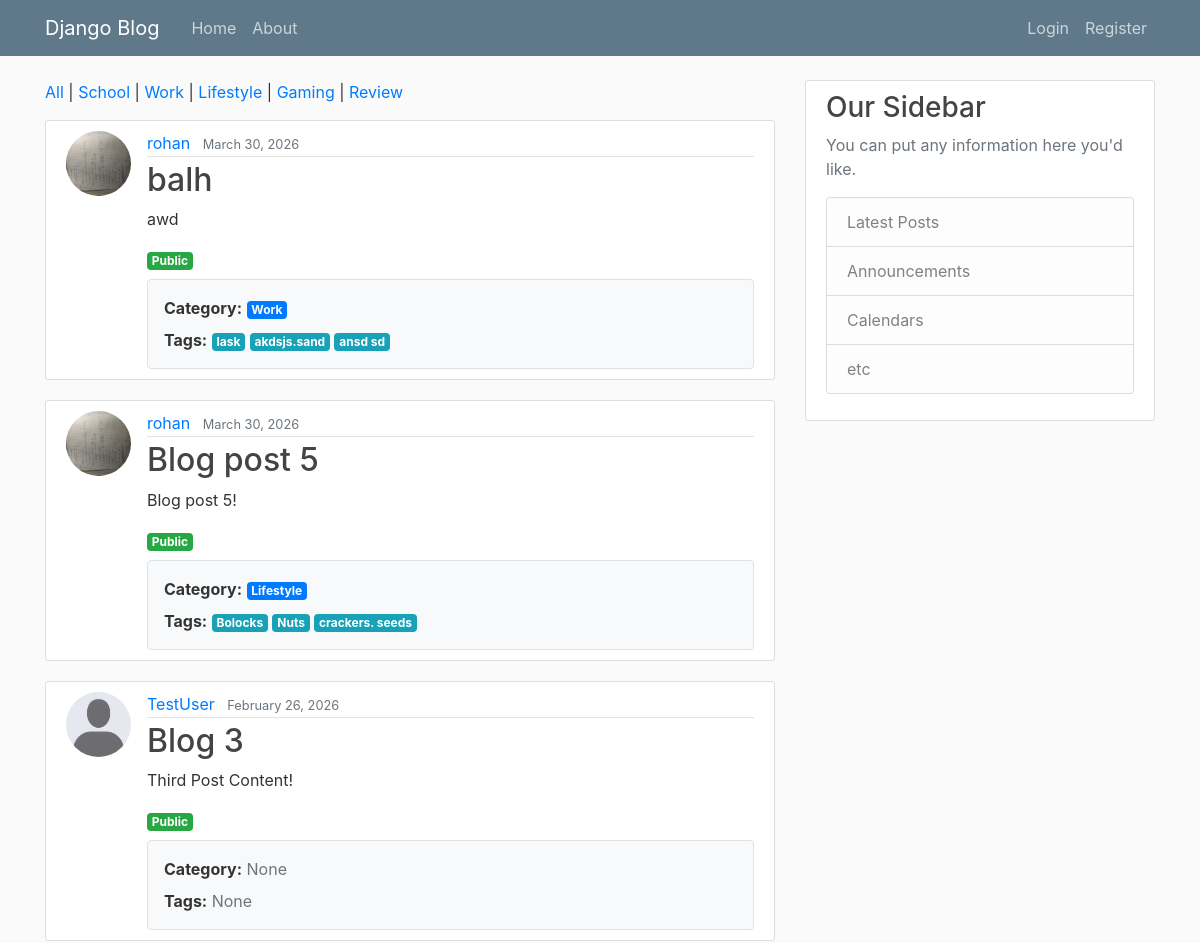
The app's page / (upper part), older data.
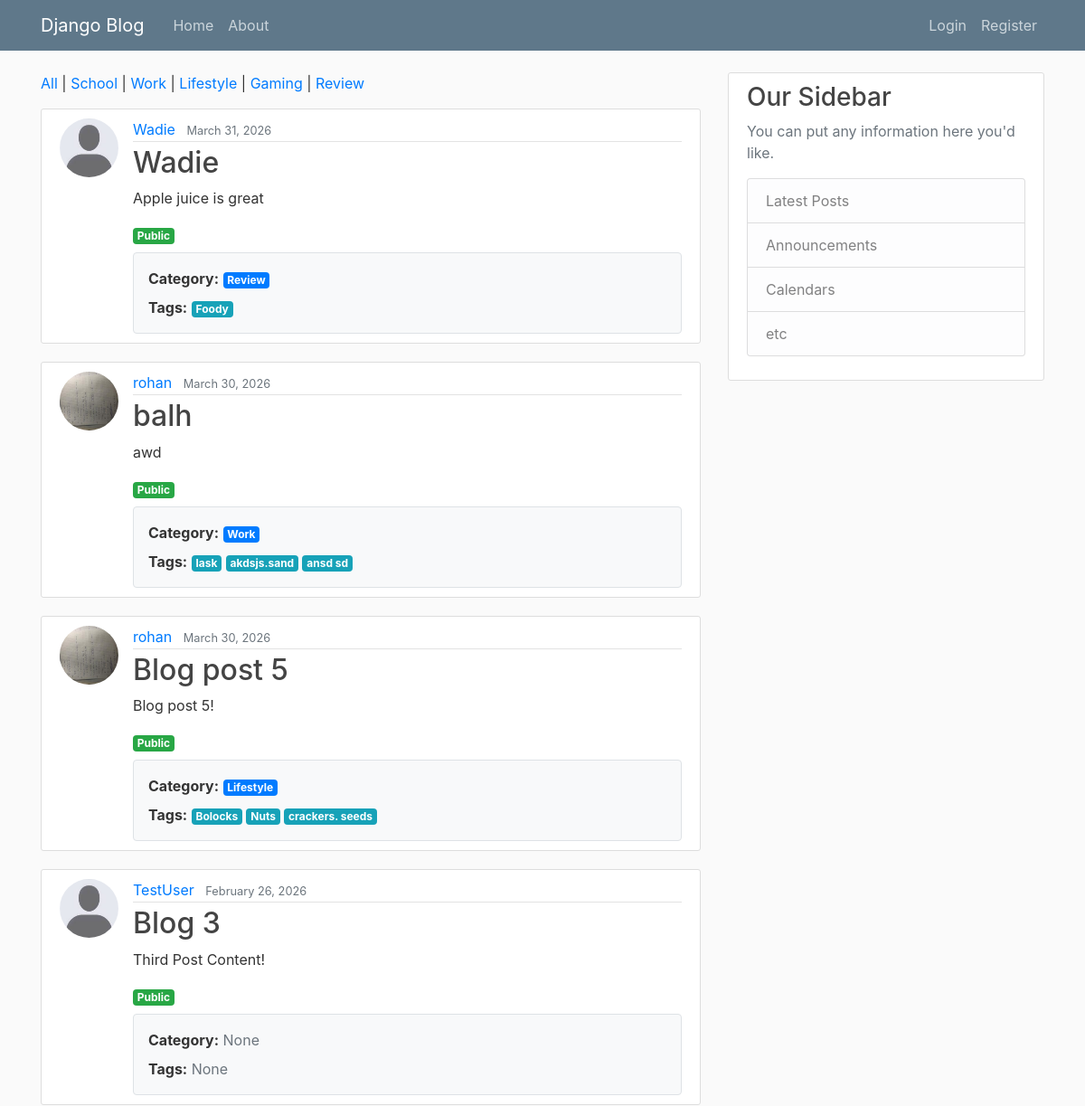
The same page, newer data.
### blog/models.py (models this page shows, shortened)
class Category(models.Model):
    name = models.CharField(max_length=50, unique=True) # Name of the category (e.g. School)
    slug = models.SlugField(unique=True, blank=True) # (slugs ensuring that special characters in categories or tags do not break the website's URL structure) URL-friendly version of the name

class Post(models.Model):
    title = models.CharField(max_length=100) # title character field attributes
    content = models.TextField() # unrestricted text
    date_posted = models.DateTimeField(default=timezone.now) # sets the date of the post, though is changeable
    author = models.ForeignKey(User, on_delete=models.CASCADE) # One-to-many relationship, one user, many posts. If a user is deleted then all posts are deleted
    is_private = models.BooleanField(default=False)  # private post flag
    category = models.ForeignKey(
        Category,
        on_delete=models.SET_NULL,
        null=True,
        blank=True,
        related_name='posts'
    )
    tags = models.ManyToManyField(
        Tag,
        blank=True,
        related_name='posts'
    )

class Tag(models.Model):
    name = models.CharField(max_length=30, unique=True) # Tag name entered by user
    slug = models.SlugField(unique=True, blank=True) # Clean URL version

### users/models.py (models this page shows, shortened)
class Profile(models.Model):
    user = models.OneToOneField(User, on_delete=models.CASCADE)
    image = models.ImageField(default='profile_pics/default.jpg', upload_to='profile_pics')
    about_me = models.TextField(blank=True, default='')  # short bio box

### blog/views.py (the view)
# urls.py: path('', PostListView.as_view(), name='blog-home'),
class PostListView(ListView):
    model = Post
    template_name = 'blog/home.html'  # <app>/<model>_<viewtype>.html
    context_object_name = 'posts'
    ordering = ['-date_posted']
    def get_queryset(self):
        queryset = super().get_queryset()
        if self.request.user.is_authenticated:
            from django.db.models import Q
            queryset = queryset.filter(Q(is_private=False) | Q(author=self.request.user))
        else:
            queryset = queryset.filter(is_private=False)
        category = self.request.GET.get('category')
        tag = self.request.GET.get('tag')
        if category:
            queryset = queryset.filter(category__slug=category)
        if tag:
            queryset = queryset.filter(tags__slug=tag)
        return queryset
    def get_context_data(self, **kwargs):
        context = super().get_context_data(**kwargs)
        context['categories'] = Category.objects.all()
        return context

### blog/templates/blog/home.html
{% extends "base/base.html" %}
{% block content %}
<div class="mb-3">
  <a href="{% url 'blog-home' %}">All</a>
  {% for category in categories %}
    | <a href="?category={{ category.slug }}">{{ category.name }}</a>
  {% endfor %}
</div>
{% for post in posts %}
<article class="media content-section">
    <img class="rounded-circle article-img" src="{{ post.author.profile.image.url }}">
    <div class="media-body">
        <div class="article-metadata">
            <a class="mr-2" href="{% url 'public-profile' post.author.username %}">{{ post.author.username }}</a>
            <small class="text-muted">{{ post.date_posted|date:"F d, Y" }}</small>
        </div>
        <h2>
            <a class="article-title" href="{% url 'post-detail' post.id %}">{{ post.title }}</a>
        </h2>
        <p class="article-content">{{ post.content }}</p>
        <p class="mb-2">
            {% if post.is_private %}
                <span class="badge badge-secondary">Private</span>
            {% else %}
                <span class="badge badge-success">Public</span>
            {% endif %}
        </p>
        <div class="border rounded p-3 mt-2 bg-light">
            <p class="mb-2">
                <strong>Category:</strong>
                {% if post.category %}
                    <span class="badge badge-primary">{{ post.category.name }}</span>
                {% else %}
                    <span class="text-muted">None</span>
                {% endif %}
            </p>
            <p class="mb-0">
                <strong>Tags:</strong>
                {% for tag in post.tags.all %}
                    <span class="badge badge-info">{{ tag.name }}</span>{% if not forloop.last %} {% endif %}
                {% empty %}
                    <span class="text-muted">None</span>
                {% endfor %}
            </p>
        </div>
    </div>
</article>
{% endfor %}
{% endblock content %}

Row changes from the older to the newer data that the page shows:
added Post: author.profile.image (placeholder picture), author.username "Wadie", date_posted "March 31, 2026", title "Wadie", content "Apple juice is great", is_private "Public", category.name "Review"
added Tag: name "Foody", shown under "Wadie"
